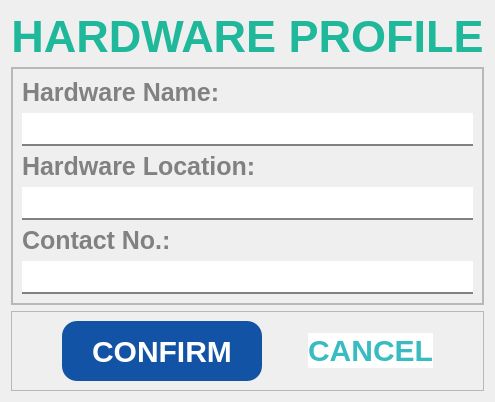
     <widget class="QWidget" name="page">
      <layout class="QGridLayout" name="gridLayout_2">
       <item row="1" column="0">
        <widget class="QFrame" name="frame_2">
         <property name="frameShape">
          <enum>QFrame::StyledPanel</enum>
         </property>
         <property name="frameShadow">
          <enum>QFrame::Raised</enum>
         </property>
         <layout class="QHBoxLayout" name="horizontalLayout_3">
          <property name="spacing">
           <number>0</number>
          </property>
          <property name="leftMargin">
           <number>0</number>
          </property>
          <property name="topMargin">
           <number>0</number>
          </property>
          <property name="rightMargin">
           <number>0</number>
          </property>
          <property name="bottomMargin">
           <number>0</number>
          </property>
          <item>
           <widget class="QFrame" name="frame_5">
            <property name="frameShape">
             <enum>QFrame::StyledPanel</enum>
            </property>
            <property name="frameShadow">
             <enum>QFrame::Raised</enum>
            </property>
            <layout class="QVBoxLayout" name="verticalLayout_2">
             <item>
              <widget class="QLabel" name="label_2">
               <property name="styleSheet">
                <string notr="true">font-family: Segoe UI;
				font-weight: bold;
				color: #818181;
				font-size: 25px;

border-radius: 0px;
border-color: white;
border-width: 0px;</string>
               </property>
               <property name="text">
                <string>Hardware Name:</string>
               </property>
              </widget>
             </item>
             <item>
              <widget class="QLineEdit" name="hardware_name_lineEdit">
               <property name="styleSheet">
                <string notr="true">QLineEdit {
				font-family: Segoe UI;
				font-weight: bold;
				color: #818181;
				font-size: 25px;
                border: none;
                border-bottom: 2px solid #818181;
            }

QLineEdit::hover{
color: #565656;
border-bottom: 2px solid #565656;
}

</string>
               </property>
              </widget>
             </item>
             <item>
              <widget class="QLabel" name="label_3">
               <property name="styleSheet">
                <string notr="true">font-family: Segoe UI;
				font-weight: bold;
				color: #818181;
				font-size: 25px;

border-radius: 0px;
border-color: white;
border-width: 0px;</string>
               </property>
               <property name="text">
                <string>Hardware Location:</string>
               </property>
              </widget>
             </item>
             <item>
              <widget class="QLineEdit" name="hardware_location_lineEdit">
               <property name="styleSheet">
                <string notr="true">QLineEdit {
				font-family: Segoe UI;
				font-weight: bold;
				color: #818181;
				font-size: 25px;
                border: none;
                border-bottom: 2px solid #818181;
            }

QLineEdit::hover{
color: #565656;
border-bottom: 2px solid #565656;
}

</string>
               </property>
              </widget>
             </item>
             <item>
              <widget class="QLabel" name="label_4">
               <property name="styleSheet">
                <string notr="true">font-family: Segoe UI;
				font-weight: bold;
				color: #818181;
				font-size: 25px;

border-radius: 0px;
border-color: white;
border-width: 0px;</string>
               </property>
               <property name="text">
                <string>Contact No.:</string>
               </property>
              </widget>
             </item>
             <item>
              <widget class="QLineEdit" name="hardware_contactInfo_lineEdit">
               <property name="styleSheet">
                <string notr="true">QLineEdit {
				font-family: Segoe UI;
				font-weight: bold;
				color: #818181;
				font-size: 25px;
                border: none;
                border-bottom: 2px solid #818181;
            }

QLineEdit::hover{
color: #565656;
border-bottom: 2px solid #565656;
}

</string>
               </property>
              </widget>
             </item>
            </layout>
           </widget>
          </item>
         </layout>
        </widget>
       </item>
       <item row="2" column="0">
        <widget class="QFrame" name="frame_3">
         <property name="maximumSize">
          <size>
           <width>16777215</width>
           <height>100</height>
          </size>
         </property>
         <property name="frameShape">
          <enum>QFrame::StyledPanel</enum>
         </property>
         <property name="frameShadow">
          <enum>QFrame::Raised</enum>
         </property>
         <layout class="QHBoxLayout" name="horizontalLayout_2">
          <item>
           <spacer name="horizontalSpacer_4">
            <property name="orientation">
             <enum>Qt::Horizontal</enum>
            </property>
            <property name="sizeHint" stdset="0">
             <size>
              <width>40</width>
              <height>20</height>
             </size>
            </property>
           </spacer>
          </item>
          <item>
           <widget class="QPushButton" name="add_hardware_confirm_btn">
            <property name="minimumSize">
             <size>
              <width>200</width>
              <height>60</height>
             </size>
            </property>
            <property name="cursor">
             <cursorShape>PointingHandCursor</cursorShape>
            </property>
            <property name="styleSheet">
             <string notr="true">QPushButton{
background-color: #1353A5;
color: white;
font-family: Segoe UI;
font-weight: bold;
font-size: 30px;
border-radius: 15px;
}

QPushButton::hover{
text-decoration: underline;
background-color: #0B3163;
}</string>
            </property>
            <property name="text">
             <string>CONFIRM</string>
            </property>
           </widget>
          </item>
          <item>
           <spacer name="horizontalSpacer_3">
            <property name="orientation">
             <enum>Qt::Horizontal</enum>
            </property>
            <property name="sizeHint" stdset="0">
             <size>
              <width>40</width>
              <height>20</height>
             </size>
            </property>
           </spacer>
          </item>
          <item>
           <widget class="QPushButton" name="add_hardware_cancel_btn">
            <property name="cursor">
             <cursorShape>PointingHandCursor</cursorShape>
            </property>
            <property name="styleSheet">
             <string notr="true">QPushButton{
background-color: white;
color: #38BCC2;
font-family: Segoe UI;
font-weight: bold;
font-size: 30px;
border-style: none;
}

QPushButton::hover{
text-decoration: underline;
color: #217074;
}</string>
            </property>
            <property name="text">
             <string>CANCEL</string>
            </property>
           </widget>
          </item>
          <item>
           <spacer name="horizontalSpacer_5">
            <property name="orientation">
             <enum>Qt::Horizontal</enum>
            </property>
            <property name="sizeHint" stdset="0">
             <size>
              <width>40</width>
              <height>20</height>
             </size>
            </property>
           </spacer>
          </item>
         </layout>
        </widget>
       </item>
       <item row="0" column="0">
        <widget class="QLabel" name="label">
         <property name="minimumSize">
          <size>
           <width>0</width>
           <height>50</height>
          </size>
         </property>
         <property name="maximumSize">
          <size>
           <width>16777215</width>
           <height>50</height>
          </size>
         </property>
         <property name="styleSheet">
          <string notr="true">font-family: Segoe UI;
font-weight: bold;
color: #1FB89B;
font-size: 45px;
border-color: white;</string>
         </property>
         <property name="text">
          <string>HARDWARE PROFILE</string>
         </property>
         <property name="alignment">
          <set>Qt::AlignCenter</set>
         </property>
        </widget>
       </item>
      </layout>
     </widget>
